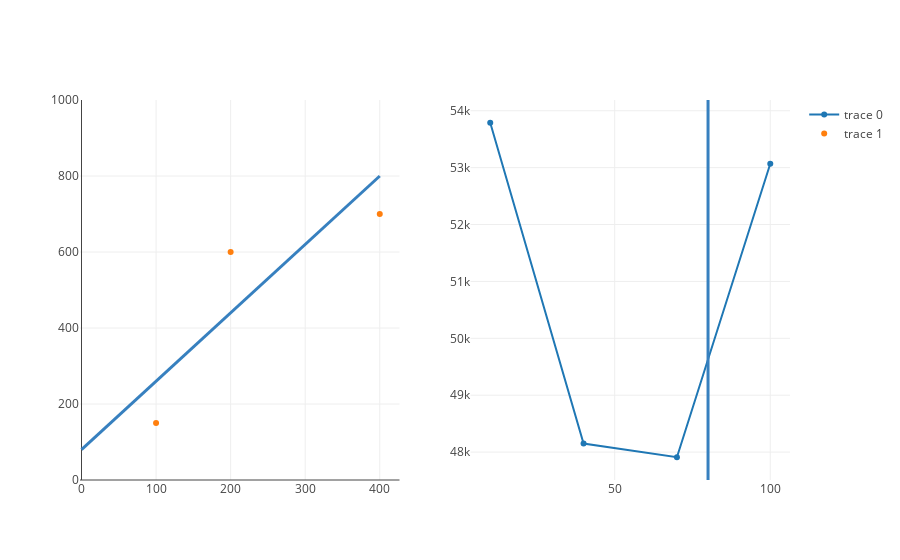

This figure's notebook cell:
### Markdown cell above
> Now the below code, still doesn't need to be understood.  But do change the value of b, and see how the plots below adjust.

### Code cell
import plotly
from plotly import graph_objs, tools
plotly.offline.init_notebook_mode(connected=True)

fig = tools.make_subplots(rows=1, cols=2)



cost_function_trace = graph_objs.Scatter(
    x=list(map(lambda error: error[0], error_chart)),
    y=list(map(lambda error: error[1], error_chart)),
)
fig.append_trace(cost_function_trace, 1, 2)

scatter_trace = graph_objs.Scatter(
    x=list(map(lambda show: show['x'], updated_shows)),
    y=list(map(lambda show: show['y'], updated_shows)),
    mode="markers"
)


##############

### CHANGE THIS VALUE OF B

b = 80
##############

cost_line = generate_cost_line(errors, b)
regression_line = generate_regression_line(400, 1.8, b)

fig.append_trace(scatter_trace, 1, 1)

fig['layout'].update(shapes=[regression_line, cost_line])
fig['layout']['yaxis1'].update(range=[0, 1000])

plotly.offline.iplot(fig)

### Figure 1 — Plotly figure (JSON) as saved in the notebook; plotly's stock layout.template omitted (floating-point values rounded to 4 significant figures)
{"data": [{"type": "scatter", "x": [10, 40, 70, 100], "xaxis": "x2", "y": [53789, 48149, 47909, 53069], "yaxis": "y2"}, {"mode": "markers", "type": "scatter", "x": [100, 200, 400], "xaxis": "x1", "y": [150, 600, 700], "yaxis": "y1"}], "layout": {"shapes": [{"line": {"color": "rgb(55, 128, 191)", "width": 3}, "type": "line", "x0": 0, "x1": 400, "xref": "x1", "y0": 80, "y1": 800, "yref": "y1"}, {"line": {"color": "rgb(55, 128, 191)", "width": 3}, "type": "line", "x0": 80, "x1": 80, "xref": "x2", "y0": 0, "y1": 53789, "yref": "y1"}], "xaxis1": {"anchor": "y1", "domain": [0, 0.45]}, "xaxis2": {"anchor": "y2", "domain": [0.55, 1]}, "yaxis1": {"anchor": "x1", "domain": [0, 1], "range": [0, 1000]}, "yaxis2": {"anchor": "x2", "domain": [0, 1]}}}
